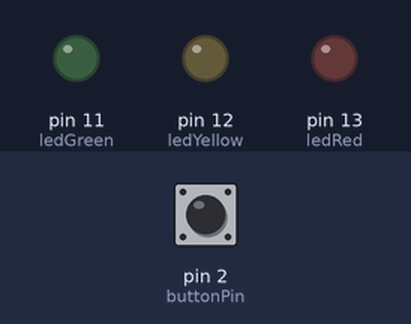
Recording of a sketch running on a simulated Arduino Uno, built with avr-gcc and run on an emulated ATmega328P. Shown: output pins drawn as LEDs (lit = HIGH). The inputs (shaded band) are chosen by the test bench; at power-on: pin 2 (buttonPin) HIGH.

Above: at 1.2 s.
1.3 s: pin 2 (buttonPin) pulled LOW for 0.15 s
At 4.7 s:
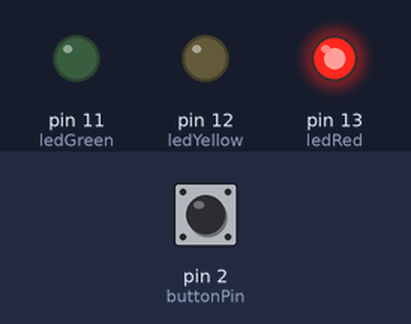
7.4 s: pin 2 (buttonPin) pulled LOW for 3.2 s
At 9.7 s:
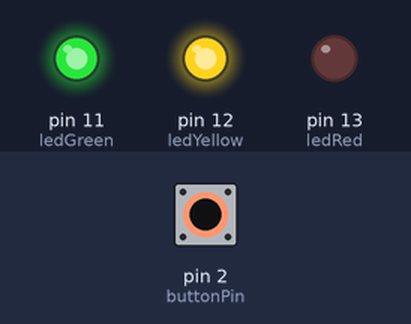
At 13.2 s:
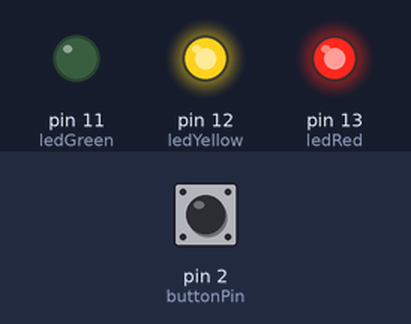
Timing chart, 0 to 18.8 s (numbered marks = the images above; inputs shaded):
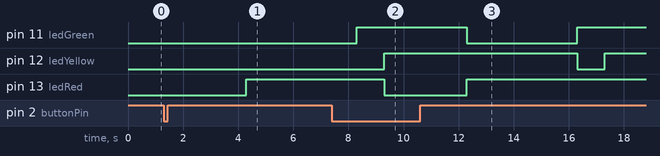

Measured:
- after the input at 1.3 s, pin 13 (ledRed): LOW → HIGH after 3.0 s
- after the input at 7.4 s, pin 13 (ledRed): HIGH → LOW after 1.9 s, → HIGH 3.0 s later

The sketch:

Traffic_Lights_with_Button.ino
```cpp
int ledRed = 13;
 int ledYellow = 12;
 int ledGreen = 11;
 int buttonPin = 2;
 int buttonState = 0;

 void setup() {
   // put your setup code here, to run once:
   pinMode(ledRed, OUTPUT);
   pinMode(ledYellow, OUTPUT);
   pinMode(ledGreen, OUTPUT);
   pinMode(buttonPin, INPUT);
 }

 void loop() {
   // put your main code here, to run repeatedly:
   buttonState = digitalRead(buttonPin);

   if(buttonState == LOW){

   digitalWrite(ledRed, LOW);
   delay(3000);
   digitalWrite(ledRed, HIGH);

   digitalWrite(ledGreen, LOW);
   delay(4000);
   digitalWrite(ledGreen, HIGH);

   digitalWrite(ledYellow, LOW);
   delay(1000);
   digitalWrite(ledYellow, HIGH);
   }
 }
```
